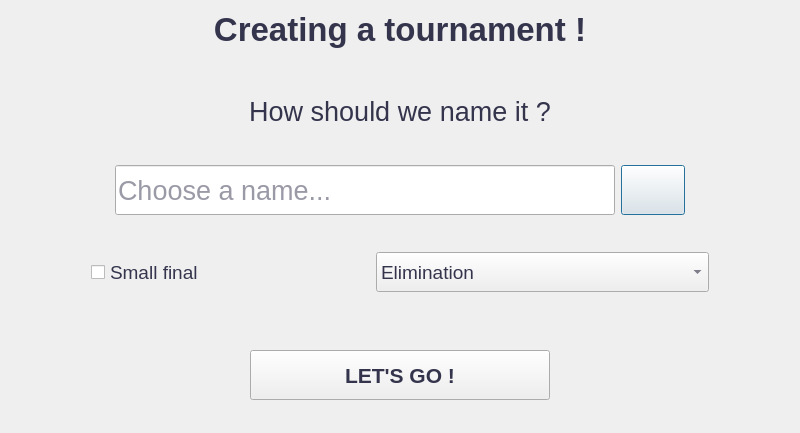
<?xml version="1.0" encoding="UTF-8"?>
<ui version="4.0">
 <class>Dialog</class>
 <widget class="QDialog" name="Dialog">
  <property name="geometry">
   <rect>
    <x>0</x>
    <y>0</y>
    <width>800</width>
    <height>433</height>
   </rect>
  </property>
  <property name="windowTitle">
   <string>Dialog</string>
  </property>
  <property name="styleSheet">
   <string notr="true">color: rgb(52, 53, 77)</string>
  </property>
  <layout class="QVBoxLayout" name="verticalLayout">
   <item>
    <widget class="QLabel" name="lblTitle">
     <property name="font">
      <font>
       <pointsize>25</pointsize>
       <weight>75</weight>
       <bold>true</bold>
      </font>
     </property>
     <property name="text">
      <string>Creating a tournament !</string>
     </property>
     <property name="alignment">
      <set>Qt::AlignCenter</set>
     </property>
    </widget>
   </item>
   <item>
    <spacer name="verticalSpacer">
     <property name="orientation">
      <enum>Qt::Vertical</enum>
     </property>
     <property name="sizeType">
      <enum>QSizePolicy::Preferred</enum>
     </property>
     <property name="sizeHint" stdset="0">
      <size>
       <width>20</width>
       <height>50</height>
      </size>
     </property>
    </spacer>
   </item>
   <item>
    <widget class="QLabel" name="lblMsg">
     <property name="font">
      <font>
       <pointsize>20</pointsize>
      </font>
     </property>
     <property name="text">
      <string>&lt;html&gt;&lt;head/&gt;&lt;body&gt;&lt;p align=&quot;center&quot;&gt;How should we name it ?&lt;/p&gt;&lt;/body&gt;&lt;/html&gt;</string>
     </property>
     <property name="alignment">
      <set>Qt::AlignCenter</set>
     </property>
    </widget>
   </item>
   <item>
    <spacer name="verticalSpacer_4">
     <property name="orientation">
      <enum>Qt::Vertical</enum>
     </property>
     <property name="sizeHint" stdset="0">
      <size>
       <width>20</width>
       <height>40</height>
      </size>
     </property>
    </spacer>
   </item>
   <item>
    <layout class="QHBoxLayout" name="horizontalLayout_2">
     <property name="topMargin">
      <number>0</number>
     </property>
     <item>
      <spacer name="horizontalSpacer">
       <property name="orientation">
        <enum>Qt::Horizontal</enum>
       </property>
       <property name="sizeHint" stdset="0">
        <size>
         <width>20</width>
         <height>20</height>
        </size>
       </property>
      </spacer>
     </item>
     <item>
      <widget class="QLineEdit" name="nameInput">
       <property name="minimumSize">
        <size>
         <width>500</width>
         <height>50</height>
        </size>
       </property>
       <property name="font">
        <font>
         <pointsize>20</pointsize>
        </font>
       </property>
       <property name="inputMask">
        <string/>
       </property>
       <property name="text">
        <string/>
       </property>
       <property name="readOnly">
        <bool>false</bool>
       </property>
       <property name="placeholderText">
        <string>Choose a name...</string>
       </property>
      </widget>
     </item>
     <item>
      <widget class="QPushButton" name="editName">
       <property name="minimumSize">
        <size>
         <width>50</width>
         <height>50</height>
        </size>
       </property>
       <property name="font">
        <font>
         <pointsize>16</pointsize>
         <italic>false</italic>
        </font>
       </property>
       <property name="text">
        <string/>
       </property>
       <property name="icon">
        <iconset resource="assets.qrc">
         <normaloff>:/ui/img/icons/edit.png</normaloff>:/ui/img/icons/edit.png</iconset>
       </property>
       <property name="iconSize">
        <size>
         <width>30</width>
         <height>30</height>
        </size>
       </property>
      </widget>
     </item>
     <item>
      <spacer name="horizontalSpacer_2">
       <property name="orientation">
        <enum>Qt::Horizontal</enum>
       </property>
       <property name="sizeHint" stdset="0">
        <size>
         <width>20</width>
         <height>20</height>
        </size>
       </property>
      </spacer>
     </item>
    </layout>
   </item>
   <item>
    <spacer name="verticalSpacer_5">
     <property name="orientation">
      <enum>Qt::Vertical</enum>
     </property>
     <property name="sizeHint" stdset="0">
      <size>
       <width>20</width>
       <height>40</height>
      </size>
     </property>
    </spacer>
   </item>
   <item>
    <layout class="QHBoxLayout" name="horizontalLayout_3">
     <item>
      <spacer name="horizontalSpacer_6">
       <property name="orientation">
        <enum>Qt::Horizontal</enum>
       </property>
       <property name="sizeHint" stdset="0">
        <size>
         <width>40</width>
         <height>20</height>
        </size>
       </property>
      </spacer>
     </item>
     <item>
      <widget class="QCheckBox" name="smallFinal">
       <property name="minimumSize">
        <size>
         <width>200</width>
         <height>40</height>
        </size>
       </property>
       <property name="font">
        <font>
         <pointsize>14</pointsize>
        </font>
       </property>
       <property name="text">
        <string>Small final</string>
       </property>
       <property name="iconSize">
        <size>
         <width>20</width>
         <height>20</height>
        </size>
       </property>
       <property name="tristate">
        <bool>false</bool>
       </property>
      </widget>
     </item>
     <item>
      <spacer name="horizontalSpacer_7">
       <property name="orientation">
        <enum>Qt::Horizontal</enum>
       </property>
       <property name="sizeHint" stdset="0">
        <size>
         <width>40</width>
         <height>20</height>
        </size>
       </property>
      </spacer>
     </item>
     <item>
      <widget class="QComboBox" name="typeTn">
       <property name="minimumSize">
        <size>
         <width>200</width>
         <height>40</height>
        </size>
       </property>
       <property name="font">
        <font>
         <pointsize>14</pointsize>
        </font>
       </property>
       <property name="currentText">
        <string>Elimination</string>
       </property>
       <item>
        <property name="text">
         <string>Elimination</string>
        </property>
       </item>
       <item>
        <property name="text">
         <string>Double Elimination</string>
        </property>
       </item>
       <item>
        <property name="text">
         <string>Elimination with qualification</string>
        </property>
       </item>
       <item>
        <property name="text">
         <string>Double elimination with qualification</string>
        </property>
       </item>
       <item>
        <property name="text">
         <string>Qualification only</string>
        </property>
       </item>
      </widget>
     </item>
     <item>
      <spacer name="horizontalSpacer_5">
       <property name="orientation">
        <enum>Qt::Horizontal</enum>
       </property>
       <property name="sizeHint" stdset="0">
        <size>
         <width>40</width>
         <height>20</height>
        </size>
       </property>
      </spacer>
     </item>
    </layout>
   </item>
   <item>
    <spacer name="verticalSpacer_2">
     <property name="orientation">
      <enum>Qt::Vertical</enum>
     </property>
     <property name="sizeHint" stdset="0">
      <size>
       <width>20</width>
       <height>60</height>
      </size>
     </property>
    </spacer>
   </item>
   <item>
    <layout class="QHBoxLayout" name="horizontalLayout" stretch="0,0,0">
     <property name="spacing">
      <number>6</number>
     </property>
     <property name="topMargin">
      <number>0</number>
     </property>
     <item>
      <spacer name="horizontalSpacer_3">
       <property name="orientation">
        <enum>Qt::Horizontal</enum>
       </property>
       <property name="sizeHint" stdset="0">
        <size>
         <width>40</width>
         <height>20</height>
        </size>
       </property>
      </spacer>
     </item>
     <item>
      <widget class="QPushButton" name="enter">
       <property name="minimumSize">
        <size>
         <width>300</width>
         <height>50</height>
        </size>
       </property>
       <property name="font">
        <font>
         <pointsize>16</pointsize>
         <weight>75</weight>
         <bold>true</bold>
        </font>
       </property>
       <property name="text">
        <string>LET'S GO !</string>
       </property>
      </widget>
     </item>
     <item>
      <spacer name="horizontalSpacer_4">
       <property name="orientation">
        <enum>Qt::Horizontal</enum>
       </property>
       <property name="sizeHint" stdset="0">
        <size>
         <width>40</width>
         <height>20</height>
        </size>
       </property>
      </spacer>
     </item>
    </layout>
   </item>
   <item>
    <spacer name="verticalSpacer_3">
     <property name="orientation">
      <enum>Qt::Vertical</enum>
     </property>
     <property name="sizeHint" stdset="0">
      <size>
       <width>20</width>
       <height>30</height>
      </size>
     </property>
    </spacer>
   </item>
  </layout>
 </widget>
 <resources>
  <include location="assets.qrc"/>
 </resources>
 <connections/>
</ui>
